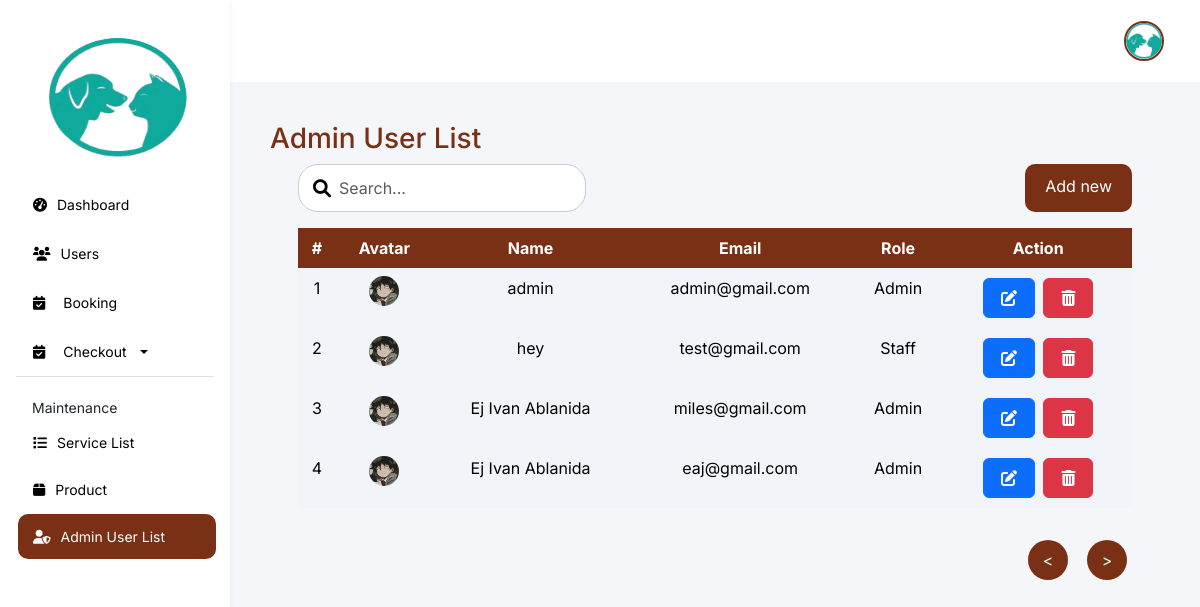
The app's page /features/admin/web/api/admin-user.php (signed in) with its own data.
### tables this page shows
CREATE TABLE `users` (
  `id` int(11) NOT NULL,
  `name` varchar(100) NOT NULL,
  `email` varchar(100) NOT NULL,
  `password` varchar(255) NOT NULL,
  `created_at` timestamp NOT NULL DEFAULT current_timestamp(),
  `role` enum('user','admin','staff') NOT NULL DEFAULT 'user',
  `profile_picture` varchar(255) NOT NULL DEFAULT 'customer.jfif',
  `latitude` decimal(9,6) DEFAULT NULL,
  `longitude` decimal(9,6) DEFAULT NULL,
  `contact_number` varchar(15) DEFAULT NULL,
  `home_street` varchar(255) DEFAULT NULL,
  `address_search` varchar(255) DEFAULT NULL
);

### features/admin/web/api/admin-user.php (the view, shortened to what this page needs)
<?php
include '../../../../db.php';
try {
    $stmt = $conn->prepare("SELECT * FROM users WHERE role IN ('admin', 'staff')");
    $stmt->execute();
    $result = $stmt->get_result();
    $users = $result->fetch_all(MYSQLI_ASSOC);
} catch (mysqli_sql_exception $e) {
    echo "Error: " . $e->getMessage();
}
?>
<!DOCTYPE html>
<html lang="en">
<head>
    <link rel="stylesheet" href="https://cdnjs.cloudflare.com/ajax/libs/font-awesome/6.0.0-beta3/css/all.min.css">
    <link href="https://cdn.jsdelivr.net/npm/bootstrap@5.3.3/dist/css/bootstrap.min.css" rel="stylesheet">
    <link rel="stylesheet" href="../../css/admin-user.css">
</head>
<body>
    <div class="navbar flex-column bg-white shadow-sm p-3 collapse d-md-flex" id="navbar">
        <div class="navbar-links">
            <a class="navbar-brand d-none d-md-block logo-container" href="#">
                <img src="../../../../assets/img/logo.png" alt="Logo">
            </a>
            <a href="admin.php">
                <i class="fa-solid fa-tachometer-alt"></i>
                <span>Dashboard</span>
            </a>
            <a href="users.php">
                <i class="fa-solid fa-users"></i>
                <span>Users</span>
            </a>
            <div class="dropdown">
                <a href="#" class="d-flex align-items-center" id="checkoutDropdowns" data-bs-toggle="dropdown" aria-expanded="false">
                    <i class="fa-solid fa-calendar-check"></i>
                    <span class="ms-2">Booking</span>
                </a>
            </div>
            <div class="dropdown">
                <a href="#" class="d-flex align-items-center dropdown-toggle" id="checkoutDropdown" data-bs-toggle="dropdown" aria-expanded="false">
                    <i class="fa-solid fa-calendar-check"></i>
                    <span class="ms-2">Checkout</span>
                </a>
            </div>
            <div class="maintenance">
                <p class="maintenance-text">Maintenance</p>
                <a href="service-list.php">
                    <i class="fa-solid fa-list"></i>
                    <span>Service List</span>
                </a>
                <a href="product.php">
                    <i class="fa-solid fa-box"></i>
                    <span>Product</span>
                </a>
                <a href="admin-user.php" class="navbar-highlight">
                    <i class="fa-solid fa-user-shield"></i>
                    <span>Admin User List</span>
                </a>
            </div>
        </div>
    </div>
    <div class="content flex-grow-1">
        <div class="header">
            <div class="profile-admin">
                <div class="dropdown">
                    <button class="" type="button" data-bs-toggle="dropdown" aria-expanded="false">
                        <img src="../../../../assets/img/vet logo.png"
                            style="width: 40px; height: 40px; object-fit: cover;">
                    </button>
                </div>
            </div>
        </div>
        <div class="app-req">
            <h3>Admin User List</h3>
            <div class="walk-in px-lg-5">
                <div class="mb-3 x d-flex">
                    <div class="">
                        <div class="search-bars">
                            <i class="fa fa-magnifying-glass"></i>
                            <input type="text" id="search-input" class="form-control" placeholder="Search...">
                        </div>
                    </div>
                    <button type="button" class=" btn-new" data-toggle="modal" data-target="#addCategoryModal">
                        Add new
                    </button>
                </div>
            </div>
            <div class="table-wrapper px-lg-5">
                <table class="table table-hover table-remove-borders">
                    <thead class="thead-light">
                        <tr>
                            <th>#</th>
                            <th>Avatar</th>
                            <th>Name</th>
                            <th>Email</th>
                            <th>Role</th>
                            <th>Action</th>
                        </tr>
                    </thead>
                    <tbody id="tableBody">
                        <?php if (!empty($users)): ?>
                            <?php foreach ($users as $index => $user): ?>
                                <tr class="test-hover">
                                    <td><?php echo $index + 1; ?></td>
                                    <td><img src="../../../../assets/img/customer.jfif" alt="Avatar"></td>
                                    <td><?php echo htmlspecialchars($user['name']); ?></td>
                                    <td><?php echo htmlspecialchars($user['email']); ?></td>
                                    <td><?php echo ucfirst(htmlspecialchars($user['role'])); ?></td>
                                    <td>
                                        <button type="button" class="btn btn-primary" data-bs-toggle="modal"
                                            data-bs-target="#editUserModal-<?php echo $user['id']; ?>">
                                            <i class="fas fa-edit"></i>
                                        </button>
                                        <button type="button" class="btn btn-danger" data-bs-toggle="modal"
                                            data-bs-target="#deleteUserModal-<?php echo $user['id']; ?>">
                                            <i class="fas fa-trash-alt"></i>
                                        </button>
                                    </td>
                                </tr>
                            <?php endforeach; ?>
                        <?php else: ?>
                            <tr>
                                <td colspan="6" class="text-center">No users found</td>
                            </tr>
                        <?php endif; ?>
                    </tbody>
                </table>
            </div>
            <ul class="pagination justify-content-end mt-3 px-lg-5" id="paginationControls">
                <li class="page-item">
                    <a class="page-link" href="#" data-page="prev">
                        < </a>
                </li>
                <li class="page-item">
                    <a class="page-link" href="#" data-page="next">></a>
                </li>
            </ul>
        </div>
</body>
</html>

### features/admin/css/admin-user.css (style rules this page uses)
* { font-family: "Inter", sans-serif; font-optical-sizing: auto; font-style: normal; margin: 0; }
body { margin: 0; padding: 0; display: flex; }
.navbar { height: 100vh; background-color: #FFFFFF; display: flex; flex-direction: column; align-items: start; padding: 20px; box-shadow: 2px 0 5px rgba(0, 0, 0, 0.1); min-width: 230px; }
.navbar a { color: #000; padding: 12px 15px; text-decoration: none; width: 100%; display: flex; align-items: center; gap: 10px; font-size: 14px !important; margin: 2px; }
.navbar-highlight { color: #FFFFFF !important; border-radius: 10px; padding: 12px 15px !important; text-decoration: none !important; width: 100% !important; display: flex !important; align-items: center !important; gap: 10px !important; font-size: 14px !important; background-color: #7A3015 !important; }
.navbar-brand { padding: 0 !important; }
.navbar-brand img { display: block; justify-content: center; align-items: center; width: 70%; height: 15vh; margin: 20px 0 20px 30px; }
.navbar-links { display: flex; flex-direction: column; width: 100%; }
.content { flex-grow: 1; background-color: #F5F6FA; overflow-x: auto; }
.header { display: flex; align-items: center; padding: 20px; justify-content: space-between; background-color: #FFFFFF !important; }
.header button { margin-right: 10px; }
.profile-admin { display: flex; align-items: center; margin-left: auto; gap: 5px; }
.profile-admin img { width: 40px; height: 40px; border-radius: 50%; margin-right: 10px; border: 2px solid #7A3015; }
.profile-admin button { background-color: transparent; border: none; font-size: 20px; display: flex; margin: auto; }
.maintenance { border-top: 1px solid #e4e0e0; }
.maintenance p { margin: 0; font-size: 14px; padding-left: 16px; margin-top: 20px; }
.app-req { padding: 10px 20px; overflow-x: auto; }
.app-req h3 { padding: 30px 0 0 20px !important; color: #7A3015; }
.table-wrapper { overflow-x: auto; }
.table-remove-borders th, .table-remove-borders td { border: none !important; text-align: center; }
.table-remove-borders th { background-color: #7A3015; color: #fff; }
.table-remove-borders td { background-color: #F1F5F9 !important; }
img { width: 30px; height: 30px; border-radius: 50%; }
.pagination { display: flex !important; justify-content: center; }
.pagination .page-item { margin: 0 5px; display: flex; }
.pagination .page-link { color: #000; }
td button { border: none; background-color: #7A3015; margin: 2px; }
button i { color: #fff; }
td i { color: #fff; padding: 5px; }
.btn-new { background-color: #7A3015 !important; border: none !important; color: #fff !important; padding: 10px 20px !important; border-radius: 10px !important; display: flex !important; }
.walk-in { justify-content: space-between; }
.walk-in .search-bars { width: auto; }
.search-bars { flex-grow: 1; display: flex; justify-content: start; align-items: center; position: relative; }
.search-bars input { height: 6vh; font-size: 16px; border: 1px solid #ccc; border-radius: 20px; padding-left: 40px; }
.search-bars i { position: absolute; left: 10px; font-size: 18px; color: #000; padding: 5px; }
.dropdown-toggle { white-space: wrap; }
.x { display: grid; justify-content: space-between !important; gap: 5px; }
.pagination .page-item .page-link { border-radius: 50%; background-color: #7A3015; color: white; width: 40px; height: 40px; display: flex; justify-content: center; align-items: center; border: none; }
.dropdown button { align-items: center; }

### records on screen
users: name "admin", email "admin@gmail.com", role "Admin"
users: name "hey", email "test@gmail.com", role "Staff"
users: name "Ej Ivan Ablanida", email "miles@gmail.com", role "Admin"
users: name "Ej Ivan Ablanida", email "eaj@gmail.com", role "Admin"
